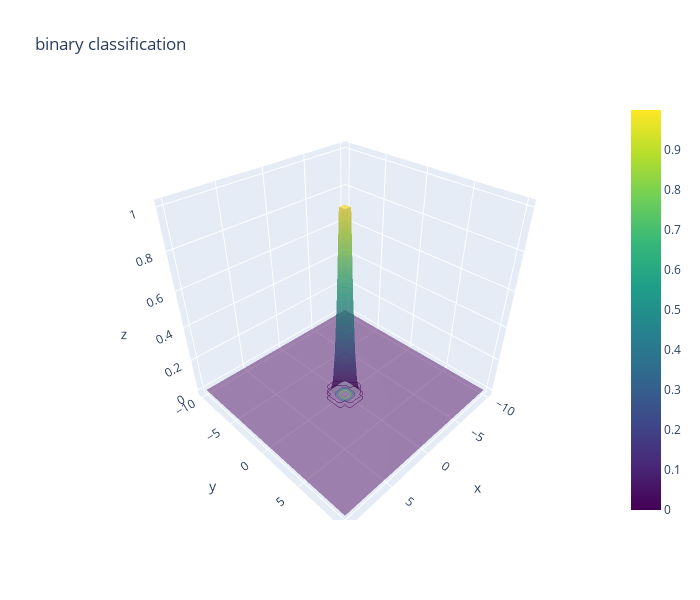

The code cell stored with this chart in its notebook:
### Code cell
import plotly.graph_objects as go

fig = go.Figure(data=[go.Surface(x=X1_test, y=X2_test, z=Y_hat, colorscale="viridis", opacity=0.5)])
fig.update_traces(contours_z=dict(show=True, usecolormap=True, highlightcolor="limegreen", project_z=True))
fig.update_layout(title='binary classification', width=700, height=600)

### Figure 1 — Plotly figure (JSON) as saved in the notebook; plotly's stock layout.template omitted (floating-point values rounded to 4 significant figures; data arrays with more than 128 entries replaced by an {"elided": "..."} marker saying what was removed)
{"data": [{"colorscale": [[0, "#440154"], [0.1111, "#482878"], [0.2222, "#3e4989"], [0.3333, "#31688e"], [0.4444, "#26828e"], [0.5556, "#1f9e89"], [0.6667, "#35b779"], [0.7778, "#6ece58"], [0.8889, "#b5de2b"], [1, "#fde725"]], "contours": {"z": {"highlightcolor": "limegreen", "project": {"z": true}, "show": true, "usecolormap": true}}, "opacity": 0.5, "type": "surface", "x": {"elided": "30x30 float values"}, "y": {"elided": "30x30 float values"}, "z": {"elided": "30x30 float values"}}], "layout": {"height": 600, "title": {"text": "binary classification"}, "width": 700}}
